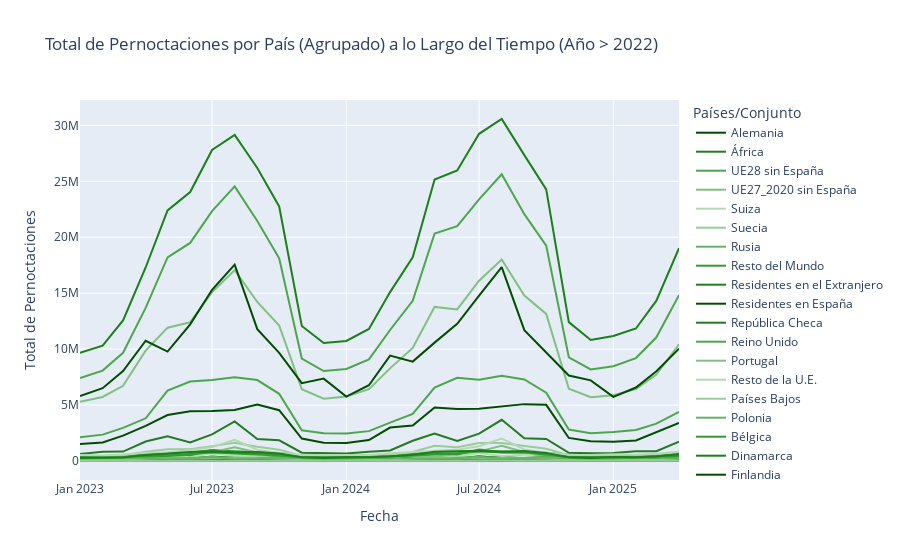

The cell this chart's notebook holds for it:
### Code cell
# Ensure 'Total' is numeric
pernoctaciones["Total"] = pd.to_numeric(pernoctaciones["Total"], errors='coerce')

# Filter for years greater than 2022
pernoctaciones= pernoctaciones[pernoctaciones["Año"]>2022]



# Identify countries that never reach 2,000,000 pernoctaciones in any month
# First, find the maximum 'Total' for each 'Países'
max_pernoctaciones_per_pais = pernoctaciones.groupby("Países")["Total"].max()

# Get the list of countries where max pernoctaciones is less than 2,000,000
countries_to_group = max_pernoctaciones_per_pais[max_pernoctaciones_per_pais < 1000].index.tolist()

# Replace the 'Países' name for these identified countries with "conjunto"
pernoctaciones["Países_Agrupado"] = pernoctaciones["Países"].apply(
    lambda x: "conjunto" if x in countries_to_group else x
)



# Combine 'Año' and 'mes' into a single date-like column for better time series plotting
# Assuming 'mes' is a month number (1-12)
pernoctaciones["Fecha"] = pd.to_datetime(pernoctaciones["Año"].astype(str) + "-" + pernoctaciones["mes"].astype(str) + "-01")


# Aggregate the data by 'Fecha' and the new 'Países_Agrupado' column
# This is crucial to sum the 'Total' for the "conjunto" group
pernoctaciones_grouped = pernoctaciones.groupby(["Fecha", "Países_Agrupado"])["Total"].sum().reset_index()

# Sort by date for correct line plot order
pernoctaciones_grouped = pernoctaciones_grouped.sort_values(by="Fecha")




'''
# Sort by date for correct line plot order
pernoctaciones = pernoctaciones.sort_values(by="Fecha")
'''
# Define the custom green color palette
green_colors = [
    "#004d00",  # dark green
    "#237a23",
    "#4ca64c",
    "#80c080",
    "#b3d9b3",
    "#99cc99",
    "#66b366",
    "#339933",
    "#1a801a"
]


# Create the line plot using the grouped DataFrame
fig = px.line(
    pernoctaciones_grouped,
    x="Fecha",                  # X-axis: Time (Año and mes combined)
    y="Total",                  # Y-axis: Total pernoctaciones
    color="Países_Agrupado",    # Different lines for each 'Países_Agrupado'
    line_group="Países_Agrupado", # Ensures lines are drawn correctly for each group
    hover_name="Países_Agrupado", # Display 'Países_Agrupado' on hover
    hover_data={                # Additional data to show on hover
        "Total": True,
        "Fecha": False          # Hide the combined 'Fecha' from hover
    },
    title="Total de Pernoctaciones por País (Agrupado) a lo Largo del Tiempo (Año > 2022)", # Plot title
    color_discrete_sequence=green_colors, # Apply the custom green colors
    labels={                    # Axis labels
        "Fecha": "Fecha",
        "Total": "Total de Pernoctaciones",
        "Países_Agrupado": "Países/Conjunto"
    }
)

# Customize the plot layout for better readability
fig.update_layout(
    xaxis_title="Fecha",
    yaxis_title="Total de Pernoctaciones",
    legend_title="Países/Conjunto",
    hovermode="x unified" # Unify hover information across all lines at a given x-value
)

# Show the plot
fig.show()

'''# Export the plot to an HTML file
fig.write_html("pernoctaciones_grafico.html")
print("El gráfico se ha exportado a 'pernoctaciones_grafico.html'")
'''


'''
# Create the line plot
fig = px.line(
    pernoctaciones,
    x="Fecha",                  # X-axis: Time (Año and mes combined)
    y="Total",                  # Y-axis: Total pernoctaciones
    color="Países",             # Different lines for each 'Países'
    line_group="Países",        # Ensures lines are drawn correctly for each group
    hover_name="Países",        # Display 'Países' on hover
    hover_data={                # Additional data to show on hover
        "RESIDENCIA/ORIGEN": True,
        "Total": True,
        "Año": True,
        "mes": True,
        "Fecha": False          # Hide the combined 'Fecha' from hover
    },
    title="Total de Pernoctaciones por País a lo Largo del Tiempo", # Plot title
    color_discrete_sequence=green_colors, # Apply the custom green colors
    labels={                    # Axis labels
        "Fecha": "Fecha",
        "Total": "Total de Pernoctaciones",
        "Países": "Países"
    }
)

# Customize the plot layout for better readability
fig.update_layout(
    xaxis_title="Fecha",
    yaxis_title="Total de Pernoctaciones",
    legend_title="Países",
    hovermode="x unified" # Unify hover information across all lines at a given x-value
)

# Show the plot
fig.show()
'''
